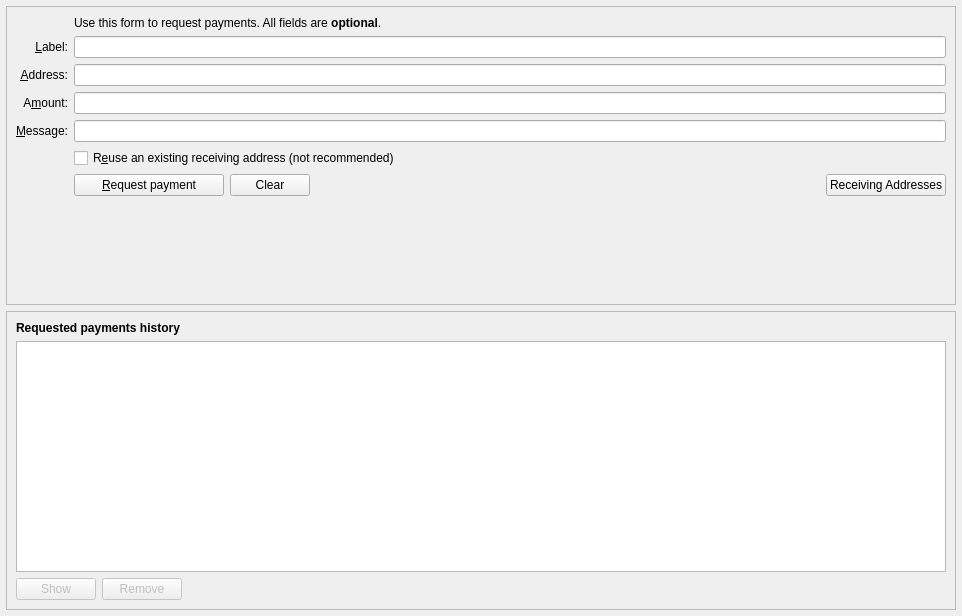
<?xml version="1.0" encoding="UTF-8"?>
<ui version="4.0">
 <class>ReceiveCoinsDialog</class>
 <widget class="QWidget" name="ReceiveCoinsDialog">
  <property name="geometry">
   <rect>
    <x>0</x>
    <y>0</y>
    <width>962</width>
    <height>616</height>
   </rect>
  </property>
  <layout class="QVBoxLayout" name="verticalLayout" stretch="0">
   <property name="leftMargin">
    <number>0</number>
   </property>
   <property name="topMargin">
    <number>0</number>
   </property>
   <property name="rightMargin">
    <number>0</number>
   </property>
   <property name="bottomMargin">
    <number>0</number>
   </property>
   <item>
    <layout class="QVBoxLayout" name="verticalLayout_Master" stretch="0,1">
     <property name="spacing">
      <number>0</number>
     </property>
     <item>
      <widget class="QFrame" name="frame_Header">
       <layout class="QVBoxLayout" name="verticalLayout_8">
        <property name="leftMargin">
         <number>0</number>
        </property>
        <property name="topMargin">
         <number>0</number>
        </property>
        <property name="rightMargin">
         <number>0</number>
        </property>
        <property name="bottomMargin">
         <number>0</number>
        </property>
       </layout>
      </widget>
     </item>
     <item>
      <widget class="QFrame" name="frame_BG">
       <layout class="QVBoxLayout" name="verticalLayout_5">
        <property name="leftMargin">
         <number>6</number>
        </property>
        <property name="topMargin">
         <number>6</number>
        </property>
        <property name="rightMargin">
         <number>6</number>
        </property>
        <property name="bottomMargin">
         <number>6</number>
        </property>
        <item>
         <widget class="QFrame" name="frame2">
          <property name="sizePolicy">
           <sizepolicy hsizetype="Preferred" vsizetype="Expanding">
            <horstretch>0</horstretch>
            <verstretch>0</verstretch>
           </sizepolicy>
          </property>
          <property name="frameShape">
           <enum>QFrame::StyledPanel</enum>
          </property>
          <property name="frameShadow">
           <enum>QFrame::Sunken</enum>
          </property>
          <layout class="QVBoxLayout" name="verticalLayout_3">
           <item>
            <layout class="QGridLayout" name="gridLayout">
             <item row="2" column="2">
              <widget class="QLabel" name="label_5">
               <property name="text">
                <string>Use this form to request payments. All fields are &lt;b&gt;optional&lt;/b&gt;.</string>
               </property>
              </widget>
             </item>
             <item row="4" column="0">
              <widget class="QLabel" name="label_2">
               <property name="toolTip">
                <string>An optional label to associate with the new receiving address.</string>
               </property>
               <property name="text">
                <string>&amp;Label:</string>
               </property>
               <property name="alignment">
                <set>Qt::AlignRight|Qt::AlignTrailing|Qt::AlignVCenter</set>
               </property>
               <property name="buddy">
                <cstring>reqLabel</cstring>
               </property>
              </widget>
             </item>
             <item row="4" column="2">
              <widget class="QLineEdit" name="reqLabel">
               <property name="toolTip">
                <string>An optional label to associate with the new receiving address.</string>
               </property>
              </widget>
             </item>
             <item row="5" column="0">
              <widget class="QLabel" name="label">
               <property name="toolTip">
                <string>Your receiving address. You can copy and use it to receive coins on this wallet. A new one will be generated once it is used.</string>
               </property>
               <property name="text">
                <string>&amp;Address:</string>
               </property>
               <property name="alignment">
                <set>Qt::AlignRight|Qt::AlignTrailing|Qt::AlignVCenter</set>
               </property>
               <property name="buddy">
                <cstring>reqAddress</cstring>
               </property>
              </widget>
             </item>
             <item row="5" column="2">
              <widget class="QLineEdit" name="reqAddress">
               <property name="minimumSize">
                <size>
                 <width>80</width>
                 <height>0</height>
                </size>
               </property>
               <property name="toolTip">
                <string>Your receiving address. You can copy and use it to receive coins on this wallet. A new one will be generated once it is used.</string>
               </property>
               <property name="readOnly">
                <bool>true</bool>
               </property>
              </widget>
             </item>
             <item row="6" column="0">
              <widget class="QLabel" name="label">
               <property name="toolTip">
                <string>An optional amount to request. Leave this empty or zero to not request a specific amount.</string>
               </property>
               <property name="text">
                <string>A&amp;mount:</string>
               </property>
               <property name="alignment">
                <set>Qt::AlignRight|Qt::AlignTrailing|Qt::AlignVCenter</set>
               </property>
               <property name="buddy">
                <cstring>reqAmount</cstring>
               </property>
              </widget>
             </item>
             <item row="6" column="2">
              <widget class="BitcoinAmountField" name="reqAmount">
               <property name="minimumSize">
                <size>
                 <width>80</width>
                 <height>0</height>
                </size>
               </property>
               <property name="toolTip">
                <string>An optional amount to request. Leave this empty or zero to not request a specific amount.</string>
               </property>
              </widget>
             </item>
             <item row="7" column="0">
              <widget class="QLabel" name="label_3">
               <property name="toolTip">
                <string>An optional message to attach to the payment request, which will be displayed when the request is opened. Note: The message will not be sent with the payment over the COMMAPLUSCOIN network.</string>
               </property>
               <property name="text">
                <string>&amp;Message:</string>
               </property>
               <property name="alignment">
                <set>Qt::AlignRight|Qt::AlignTrailing|Qt::AlignVCenter</set>
               </property>
               <property name="buddy">
                <cstring>reqMessage</cstring>
               </property>
              </widget>
             </item>
             <item row="7" column="2">
              <widget class="QLineEdit" name="reqMessage">
               <property name="toolTip">
                <string>An optional message to attach to the payment request, which will be displayed when the request is opened.&lt;br&gt;Note: The message will not be sent with the payment over the COMMAPLUSCOIN network.</string>
               </property>
              </widget>
             </item>
             <item row="8" column="0">
              <widget class="QLabel" name="label_4">
               <property name="text">
                <string/>
               </property>
              </widget>
             </item>
             <item row="8" column="2">
              <widget class="QCheckBox" name="reuseAddress">
               <property name="toolTip">
                <string>Reuse one of the previously used receiving addresses.&lt;br&gt;Reusing addresses has security and privacy issues.&lt;br&gt;Do not use this unless re-generating a payment request made before.</string>
               </property>
               <property name="text">
                <string>R&amp;euse an existing receiving address (not recommended)</string>
               </property>
              </widget>
             </item>
             <item row="9" column="0">
              <widget class="QLabel" name="label_7">
               <property name="text">
                <string/>
               </property>
              </widget>
             </item>
             <item row="9" column="2">
              <layout class="QHBoxLayout" name="horizontalLayout">
               <item>
                <widget class="QPushButton" name="receiveButton">
                 <property name="minimumSize">
                  <size>
                   <width>150</width>
                   <height>0</height>
                  </size>
                 </property>
                 <property name="text">
                  <string>&amp;Request payment</string>
                 </property>
                 <property name="icon">
                  <iconset resource="../commapluscoin.qrc">
                   <normaloff>:/icons/receiving_addresses</normaloff>:/icons/receiving_addresses</iconset>
                 </property>
                </widget>
               </item>
               <item>
                <widget class="QPushButton" name="clearButton">
                 <property name="sizePolicy">
                  <sizepolicy hsizetype="Minimum" vsizetype="Fixed">
                   <horstretch>0</horstretch>
                   <verstretch>0</verstretch>
                  </sizepolicy>
                 </property>
                 <property name="toolTip">
                  <string>Clear all fields of the form.</string>
                 </property>
                 <property name="text">
                  <string>Clear</string>
                 </property>
                 <property name="icon">
                  <iconset resource="../commapluscoin.qrc">
                   <normaloff>:/icons/remove</normaloff>:/icons/remove</iconset>
                 </property>
                 <property name="autoDefault">
                  <bool>false</bool>
                 </property>
                </widget>
               </item>
               <item>
                <spacer name="horizontalSpacer">
                 <property name="orientation">
                  <enum>Qt::Horizontal</enum>
                 </property>
                 <property name="sizeHint" stdset="0">
                  <size>
                   <width>40</width>
                   <height>20</height>
                  </size>
                 </property>
                </spacer>
               </item>
               <item>
                <widget class="QPushButton" name="receivingAddressesButton">
                 <property name="text">
                  <string>Receiving Addresses</string>
                 </property>
                 <property name="icon">
                  <iconset resource="../commapluscoin.qrc">
                   <normaloff>:/icons/address-book</normaloff>:/icons/address-book</iconset>
                 </property>
                 <property name="autoDefault">
                  <bool>false</bool>
                 </property>
                </widget>
               </item>
              </layout>
             </item>
             <item row="10" column="2">
              <spacer name="verticalSpacer">
               <property name="orientation">
                <enum>Qt::Vertical</enum>
               </property>
               <property name="sizeHint" stdset="0">
                <size>
                 <width>20</width>
                 <height>40</height>
                </size>
               </property>
              </spacer>
             </item>
            </layout>
           </item>
          </layout>
         </widget>
        </item>
        <item>
         <widget class="QFrame" name="frame">
          <property name="sizePolicy">
           <sizepolicy hsizetype="Preferred" vsizetype="Expanding">
            <horstretch>0</horstretch>
            <verstretch>0</verstretch>
           </sizepolicy>
          </property>
          <property name="frameShape">
           <enum>QFrame::StyledPanel</enum>
          </property>
          <property name="frameShadow">
           <enum>QFrame::Raised</enum>
          </property>
          <layout class="QVBoxLayout" name="verticalLayout_2">
           <item>
            <widget class="QLabel" name="label_6">
             <property name="font">
              <font>
               <weight>75</weight>
               <bold>true</bold>
              </font>
             </property>
             <property name="text">
              <string>Requested payments history</string>
             </property>
            </widget>
           </item>
           <item>
            <widget class="QTableView" name="recentRequestsView">
             <property name="palette">
              <palette>
               <active>
                <colorrole role="Text">
                 <brush brushstyle="SolidPattern">
                  <color alpha="255">
                   <red>51</red>
                   <green>51</green>
                   <blue>51</blue>
                  </color>
                 </brush>
                </colorrole>
               </active>
               <inactive>
                <colorrole role="Text">
                 <brush brushstyle="SolidPattern">
                  <color alpha="255">
                   <red>51</red>
                   <green>51</green>
                   <blue>51</blue>
                  </color>
                 </brush>
                </colorrole>
               </inactive>
               <disabled>
                <colorrole role="Text">
                 <brush brushstyle="SolidPattern">
                  <color alpha="255">
                   <red>85</red>
                   <green>85</green>
                   <blue>85</blue>
                  </color>
                 </brush>
                </colorrole>
               </disabled>
              </palette>
             </property>
             <property name="contextMenuPolicy">
              <enum>Qt::CustomContextMenu</enum>
             </property>
             <property name="tabKeyNavigation">
              <bool>false</bool>
             </property>
             <property name="sortingEnabled">
              <bool>true</bool>
             </property>
            </widget>
           </item>
           <item>
            <layout class="QHBoxLayout" name="horizontalLayout_2">
             <item>
              <widget class="QPushButton" name="showRequestButton">
               <property name="enabled">
                <bool>false</bool>
               </property>
               <property name="toolTip">
                <string>Show the selected request (does the same as double clicking an entry)</string>
               </property>
               <property name="text">
                <string>Show</string>
               </property>
               <property name="icon">
                <iconset resource="../commapluscoin.qrc">
                 <normaloff>:/icons/edit</normaloff>:/icons/edit</iconset>
               </property>
               <property name="autoDefault">
                <bool>false</bool>
               </property>
              </widget>
             </item>
             <item>
              <widget class="QPushButton" name="removeRequestButton">
               <property name="enabled">
                <bool>false</bool>
               </property>
               <property name="toolTip">
                <string>Remove the selected entries from the list</string>
               </property>
               <property name="text">
                <string>Remove</string>
               </property>
               <property name="icon">
                <iconset resource="../commapluscoin.qrc">
                 <normaloff>:/icons/remove</normaloff>:/icons/remove</iconset>
               </property>
               <property name="autoDefault">
                <bool>false</bool>
               </property>
              </widget>
             </item>
             <item>
              <spacer name="horizontalSpacer_2">
               <property name="orientation">
                <enum>Qt::Horizontal</enum>
               </property>
               <property name="sizeHint" stdset="0">
                <size>
                 <width>40</width>
                 <height>20</height>
                </size>
               </property>
              </spacer>
             </item>
            </layout>
           </item>
          </layout>
         </widget>
        </item>
       </layout>
      </widget>
     </item>
    </layout>
   </item>
  </layout>
 </widget>
 <customwidgets>
  <customwidget>
   <class>BitcoinAmountField</class>
   <extends>QLineEdit</extends>
   <header>bitcoinamountfield.h</header>
   <container>1</container>
  </customwidget>
 </customwidgets>
 <tabstops>
  <tabstop>reqLabel</tabstop>
  <tabstop>reqAddress</tabstop>
  <tabstop>reqAmount</tabstop>
  <tabstop>reqMessage</tabstop>
  <tabstop>reuseAddress</tabstop>
  <tabstop>receiveButton</tabstop>
  <tabstop>clearButton</tabstop>
  <tabstop>recentRequestsView</tabstop>
  <tabstop>showRequestButton</tabstop>
  <tabstop>removeRequestButton</tabstop>
 </tabstops>
 <resources>
  <include location="../commapluscoin.qrc"/>
 </resources>
 <connections/>
</ui>
